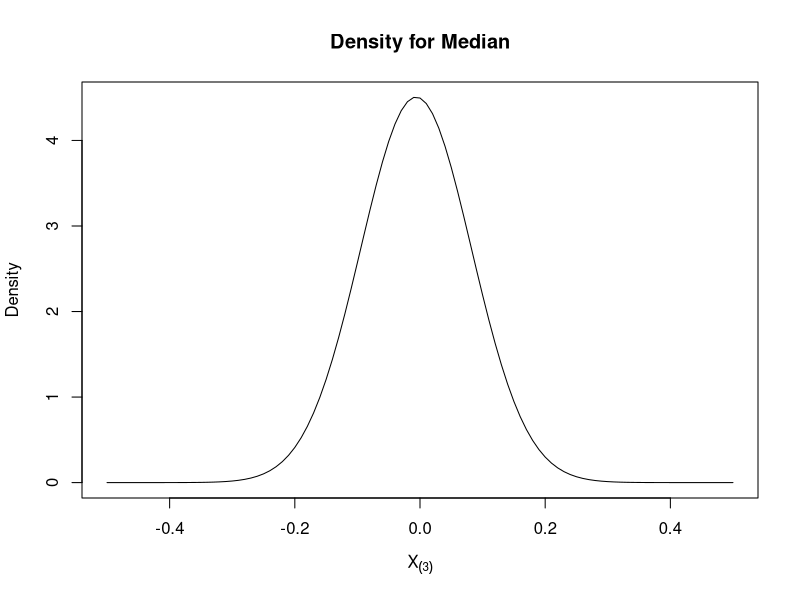
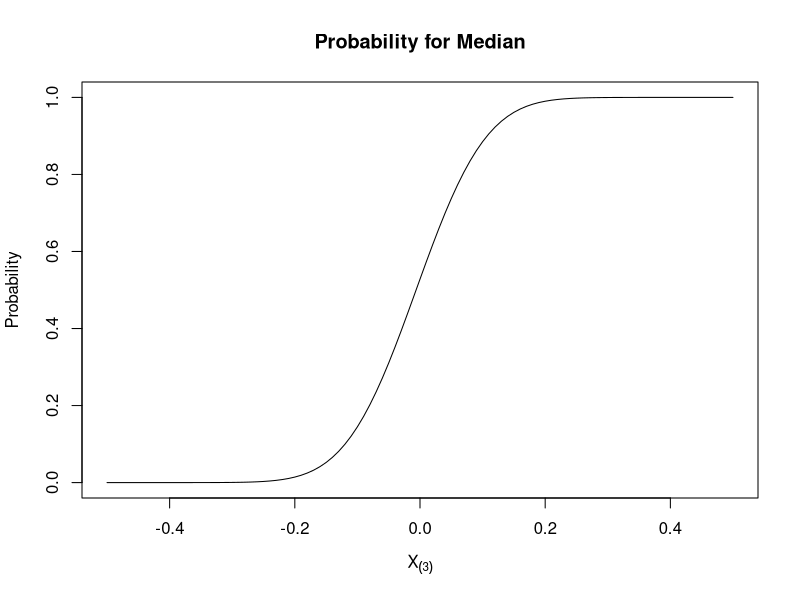
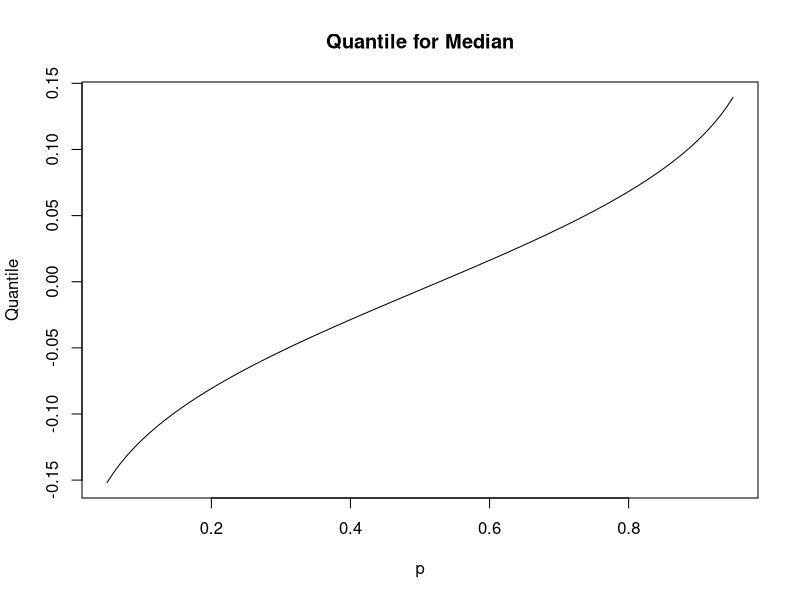
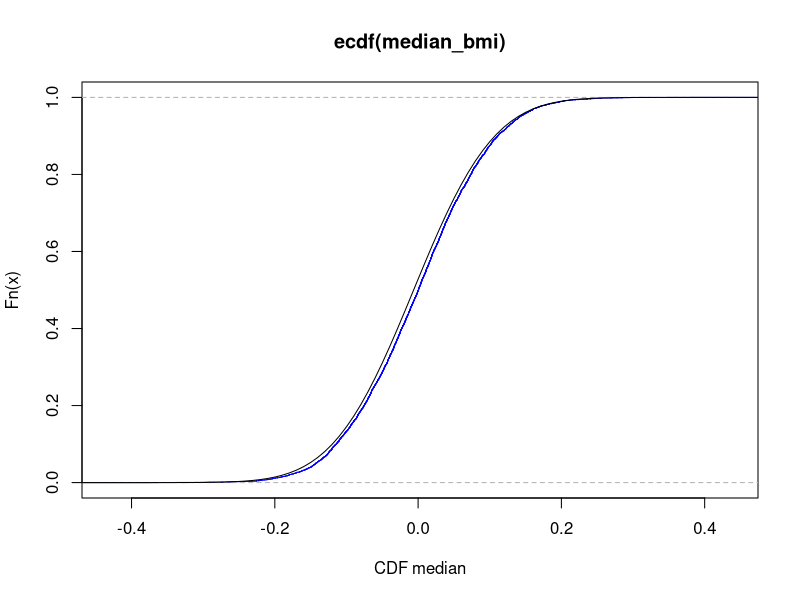
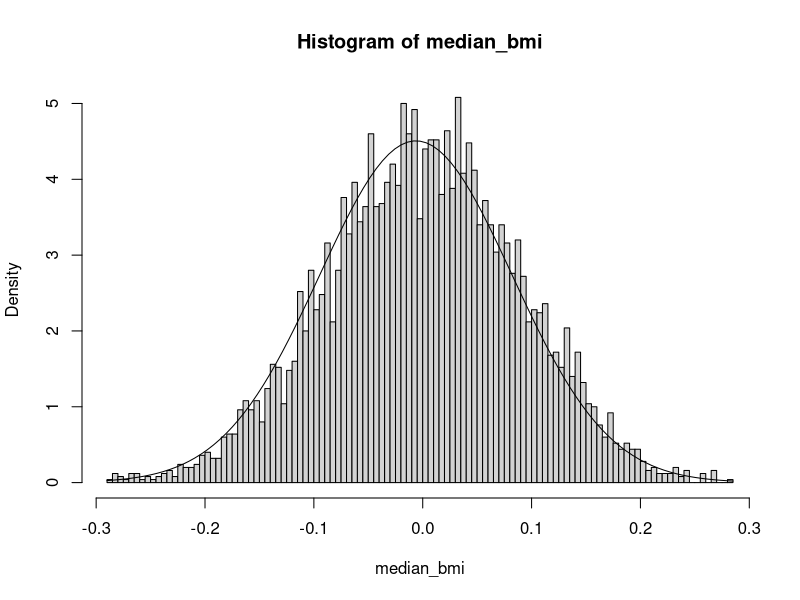
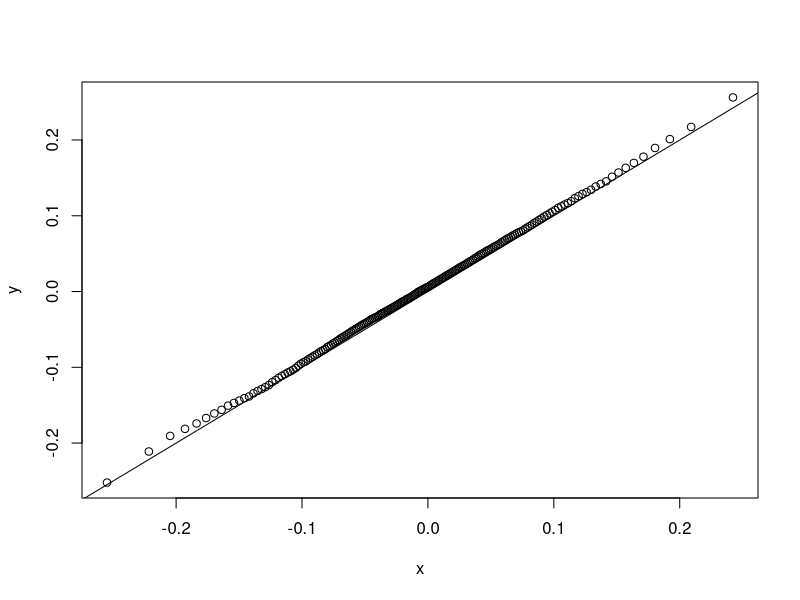

These charts were generated, in order, by the following R code:
## ---- chunk 1
knitr::opts_chunk$set(echo = TRUE)
## ---- chunk 2
library(tidyverse)
library(dplyr)
## ---- chunk 3
dorder <- function(x){
  100*
  choose(200,100)*
  (pnorm(x))^(100-1)*
  (1-pnorm(x))^(200-100)*
  dnorm(x)
}
curve(
    dorder(x)
  , -0.5
  , 0.5
  , xlab = parse(text="X[(3)]")
  , ylab = "Density"
  , main="Density for Median"
)
## ---- chunk 4
porder <- function(x){
  pbinom(100-1, 200, pnorm(x), lower.tail = FALSE)
}
curve(
    porder(x)
  , -0.5
  , 0.5
  , xlab = parse(text="X[(3)]")
  , ylab = "Probability"
  , main="Probability for Median"
)
## ---- chunk 5

data <- data.frame(x=seq(-0.5,0.5,by=0.001)) %>%
  mutate(p=porder(x))
qf1 <- approxfun(data$p,data$x)
qf1(0.7)
curve(qf1,0.05,0.95,, main="Quantile for Median",xlab = "p",ylab = "Quantile")
## ---- chunk 6
median_bmi <- rep(NA, 5000)
for(i in seq_along(median_bmi)){
  bmi <- rnorm(200)
  median_bmi[i] <- median(bmi)
}
plot(ecdf(median_bmi),xlab = parse(text = "CDF~median"),col="blue")
curve(porder(x),-0.5,0.5,add = TRUE)
## ---- chunk 7
median_bmi <- rep(NA, 5000)
for(i in seq_along(median_bmi)){
  bmi <- rnorm(200)
  median_bmi[i] <- median(bmi)
}
hist(median_bmi,breaks = 100,freq = FALSE)
curve(dorder(x),add = TRUE)
## ---- chunk 8
p <-ppoints(200)
median_bmi <- rep(NA, 5000)
for(i in seq_along(median_bmi)){
  bmi <- rnorm(200)
  median_bmi[i] <- median(bmi)
}

x<-qf1(p)
y<-quantile(median_bmi,probs = p)
plot(x,y)
abline(0,1)
## ---- chunk 9
x<-rep(NA,100)
y
for (i in 1:100) {
  x[i]=0
  y
  while (x[i]<20) {
      x[i]=x[i]+sample(1:6,1)

  }
}
